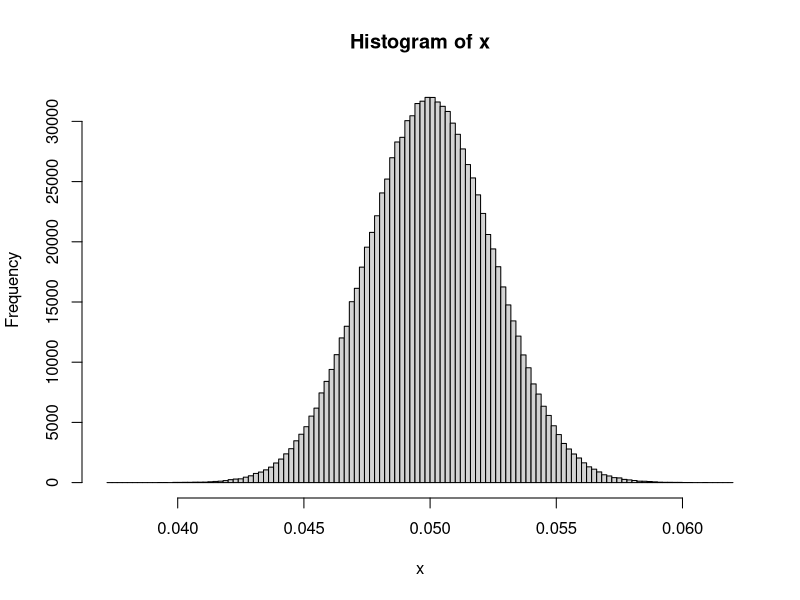
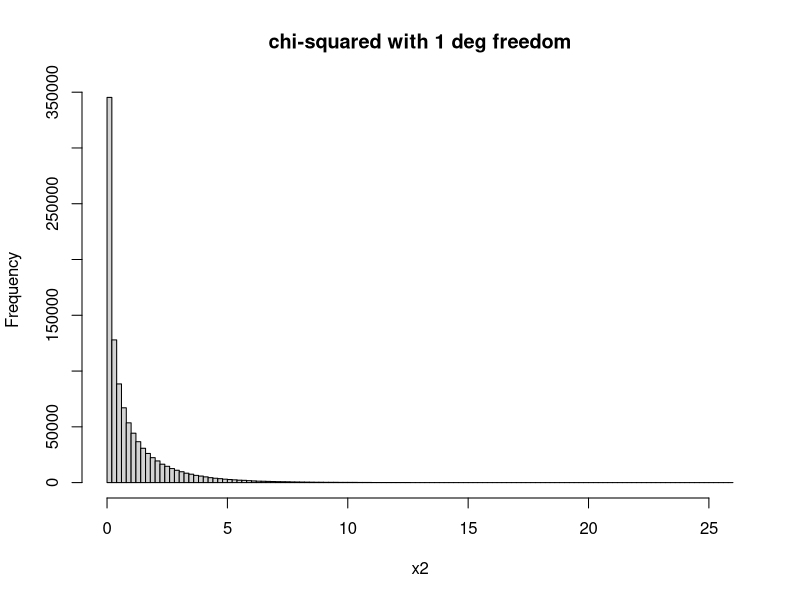

These figures' R source, in order:
# Now we are simulating a normal distribution taking frequencies and effect sizes from
# the data as "ancestral" frequncies and simulating a bunch of random normally distributed
# numbers to plot.

epsilon <- 0.5
alpha <- 0.1

mean <- sum ( alpha * epsilon )
variance <- sum ( alpha^2 * epsilon * ( 1 - epsilon ) )

x <- rnorm ( 1000000, mean, variance )

hist( x, 100 )

x2 <- ( ( x - mean ) / ( variance ) ) ^ 2

hist ( x2, 100 , main = "chi-squared with 1 deg freedom" )
